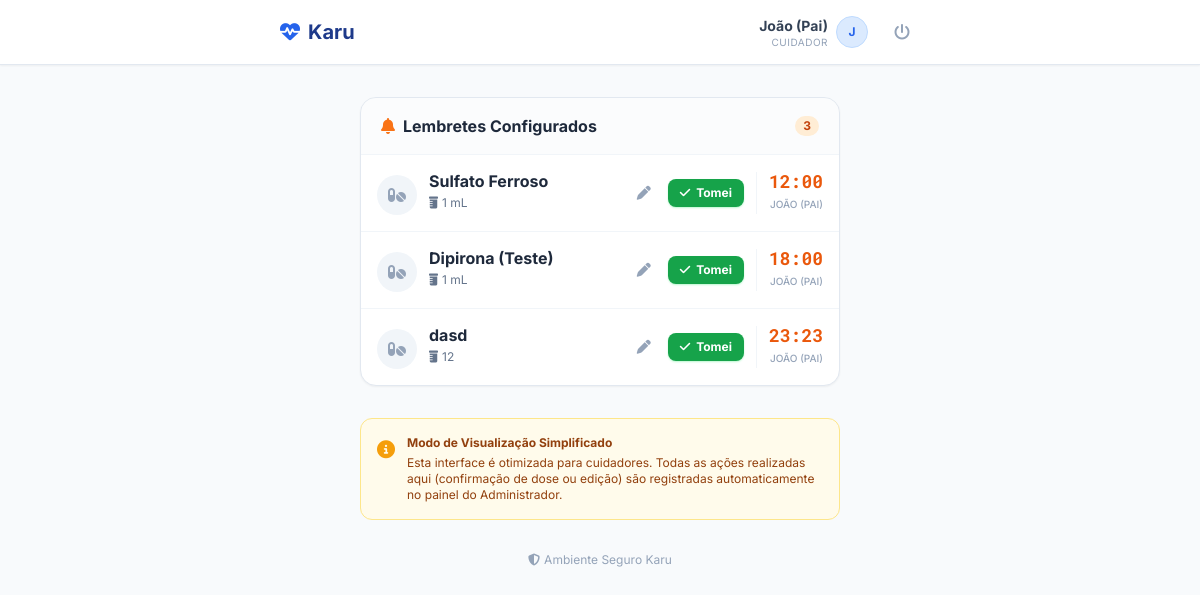
Screenshot of /area-pais/ (signed in) with the database file from the repository.
### medicacoes/models.py (models this page shows, shortened)
class Lembrete(models.Model):
    USUARIOS_ALVO = [
        ('joao', 'João (Pai)'),
        ('maria', 'Maria (Mãe)'),
    ]
    medicacao = models.ForeignKey(Medicacao, on_delete=models.CASCADE, related_name="lembretes")
    horario = models.TimeField()
    canal_preferido = models.CharField(max_length=20, default="APP")
    tolerancia_minutos = models.IntegerField(default=30)
    destinatario = models.CharField(
        max_length=20,
        choices=USUARIOS_ALVO,
        default='joao',
        verbose_name="Responsável"
    )

class Medicacao(models.Model):
    VIA_ADMINISTRACAO = [
        ("ORAL", "Oral"),
        ("IM", "Intramuscular"),
    ]
    nome = models.CharField(max_length=150)
    dosagem = models.CharField(max_length=100)
    frequencia = models.CharField(max_length=100)
    via = models.CharField(max_length=10, choices=VIA_ADMINISTRACAO)
    duracao_dias = models.IntegerField()
    data_inicio = models.DateField(default=timezone.now)
    cuidados_especiais = models.TextField(blank=True)
    bebe_id = models.CharField(max_length=50)

### medicacoes/views.py (the view)
# urls.py: path('area-pais/', views.area_pais, name='area_pais'),
def area_pais(request):
    usuario_key = request.session.get('usuario_fake')
    if not usuario_key or usuario_key not in USUARIOS_FAKE:
        return redirect('login')
    dados_usuario = USUARIOS_FAKE[usuario_key]
    lembretes_reais = Lembrete.objects.filter(destinatario=usuario_key).order_by('horario')
    return render(request, 'medicacoes/dashboard_pais.html', {
        'usuario': dados_usuario,
        'remedios': dados_usuario['remedios'],
        'lembretes': lembretes_reais  # Novo: passar lembretes reais do banco
    })

### medicacoes/templates/medicacoes/dashboard_pais.html (shortened to what this page needs)
<!DOCTYPE html>
<html lang="pt-br">
<head>
    <script src="https://cdn.tailwindcss.com"></script>
    <link rel="stylesheet" href="https://cdnjs.cloudflare.com/ajax/libs/font-awesome/6.4.0/css/all.min.css">
</head>
<body class="bg-slate-50 font-sans text-slate-800 min-h-screen flex flex-col">
    <header class="bg-white shadow-sm border-b border-slate-200 sticky top-0 z-20">
        <div class="max-w-2xl mx-auto px-4 h-16 flex justify-between items-center">
            <div class="flex items-center gap-2 text-blue-900 font-bold text-xl">
                <i class="fa-solid fa-heart-pulse text-blue-600"></i>
                <span>Karu</span>
            </div>
            <div class="flex items-center gap-4">
                <div class="hidden sm:flex items-center gap-2 text-right">
                    <div class="leading-tight">
                        <p class="text-sm font-bold text-slate-700">{{ usuario.nome_exibicao }}</p>
                        <p class="text-[10px] text-slate-400 uppercase tracking-wider">Cuidador</p>
                    </div>
                    <div class="w-8 h-8 bg-blue-100 text-blue-600 rounded-full flex items-center justify-center text-xs font-bold border border-blue-200">
                        {{ usuario.nome_exibicao|slice:":1" }}
                    </div>
                </div>
                <a href="{% url 'logout' %}" title="Sair do Sistema" class="flex items-center justify-center w-9 h-9 text-slate-400 hover:text-red-600 hover:bg-red-50 rounded-lg transition-colors border border-transparent hover:border-red-100">
                    <i class="fa-solid fa-power-off"></i>
                </a>
            </div>
        </div>
    </header>
    <main class="flex-1 max-w-lg w-full mx-auto p-4 mt-4">
    <div class="bg-white border border-slate-200 rounded-2xl shadow-sm overflow-hidden">
        <div class="px-5 py-4 border-b border-slate-100 bg-slate-50/50 flex justify-between items-center">
            <h2 class="font-bold text-slate-800 flex items-center gap-2">
                <i class="fa-solid fa-bell text-orange-500"></i>
                Lembretes Configurados
            </h2>
            <span class="bg-orange-100 text-orange-700 text-xs font-bold px-2 py-0.5 rounded-full">
                {{ lembretes|length }}
            </span>
        </div>
        <div class="divide-y divide-slate-100">
            {% for l in lembretes %}
            <div class="p-4 flex flex-col sm:flex-row sm:items-center justify-between gap-4 hover:bg-slate-50 transition-colors group">
                <div class="flex items-start gap-3">
                    <div class="w-10 h-10 rounded-full bg-slate-100 flex items-center justify-center text-slate-400 flex-shrink-0 mt-1">
                        <i class="fa-solid fa-pills"></i>
                    </div>
                    <div>
                        <h3 class="font-bold text-slate-800 text-base leading-tight">{{ l.medicacao.nome }}</h3>
                        <p class="text-xs text-slate-500 mt-1 flex items-center gap-1">
                            <i class="fa-solid fa-prescription-bottle"></i> {{ l.medicacao.dosagem }}
                        </p>
                    </div>
                </div>
                <div class="flex items-center justify-between sm:justify-end gap-3 w-full sm:w-auto mt-2 sm:mt-0">
                    <div class="flex items-center gap-2">
                        <a href="{% url 'simular_registro_pai' %}?remedio={{ l.medicacao.nome }}&acao=editou"
                           class="w-8 h-8 flex items-center justify-center rounded-lg text-slate-400 hover:text-blue-600 hover:bg-blue-50 transition-colors border border-transparent hover:border-blue-100"
                           title="Editar">
                            <i class="fa-solid fa-pen text-sm"></i>
                        </a>
                        <a href="{% url 'simular_registro_pai' %}?remedio={{ l.medicacao.nome }}&acao=tomou"
                           class="flex items-center gap-1.5 bg-green-600 text-white px-3 py-1.5 rounded-lg text-xs font-bold hover:bg-green-700 shadow-sm shadow-green-200 transition-all active:scale-95">
                            <i class="fa-solid fa-check"></i>
                            <span>Tomei</span>
                        </a>
                    </div>
                    <div class="text-right pl-3 border-l border-slate-100">
                        <span class="block font-mono text-lg font-bold text-orange-600 leading-none">
                            {{ l.horario|time:"H:i" }}
                        </span>
                        <span class="text-[10px] text-slate-400 uppercase font-medium">
                            {{ l.get_destinatario_display }}
                        </span>
                    </div>
                </div>
            </div>
            {% empty %}
            <div class="p-8 text-center text-slate-400">
                <i class="fa-regular fa-calendar-check text-3xl mb-2 opacity-50"></i>
                <p class="text-sm">Nenhum lembrete para hoje.</p>
            </div>
            {% endfor %}
        </div>
    </div>
    <div class="mt-8 p-4 bg-amber-50 border border-amber-200 rounded-xl text-xs text-amber-800 flex gap-3">
        <i class="fa-solid fa-circle-info text-amber-500 text-lg"></i>
        <div>
            <p class="font-bold mb-1">Modo de Visualização Simplificado</p>
            <p>Esta interface é otimizada para cuidadores. Todas as ações realizadas aqui (confirmação de dose ou edição) são registradas automaticamente no painel do Administrador.</p>
        </div>
    </div>
    <div class="mt-8 text-center">
        <p class="text-xs text-slate-400 flex items-center justify-center gap-1">
            <i class="fa-solid fa-shield-halved"></i> Ambiente Seguro Karu
        </p>
    </div>
</main>
</body>
</html>

### rows the page displays
Lembrete: medicacao.nome "Sulfato Ferroso", medicacao.dosagem "1 mL", horario "12:00", destinatario "JOÃO (PAI)"
Lembrete: medicacao.nome "Dipirona (Teste)", medicacao.dosagem "1 mL", horario "18:00", destinatario "JOÃO (PAI)"
Lembrete: medicacao.nome "dasd", medicacao.dosagem "12", horario "23:23", destinatario "JOÃO (PAI)"

### other values shown
{{ usuario.nome_exibicao }} "João (Pai)"
{{ usuario.nome_exibicao|slice:":1" }} "J"
{{ lembretes|length }} "3"
